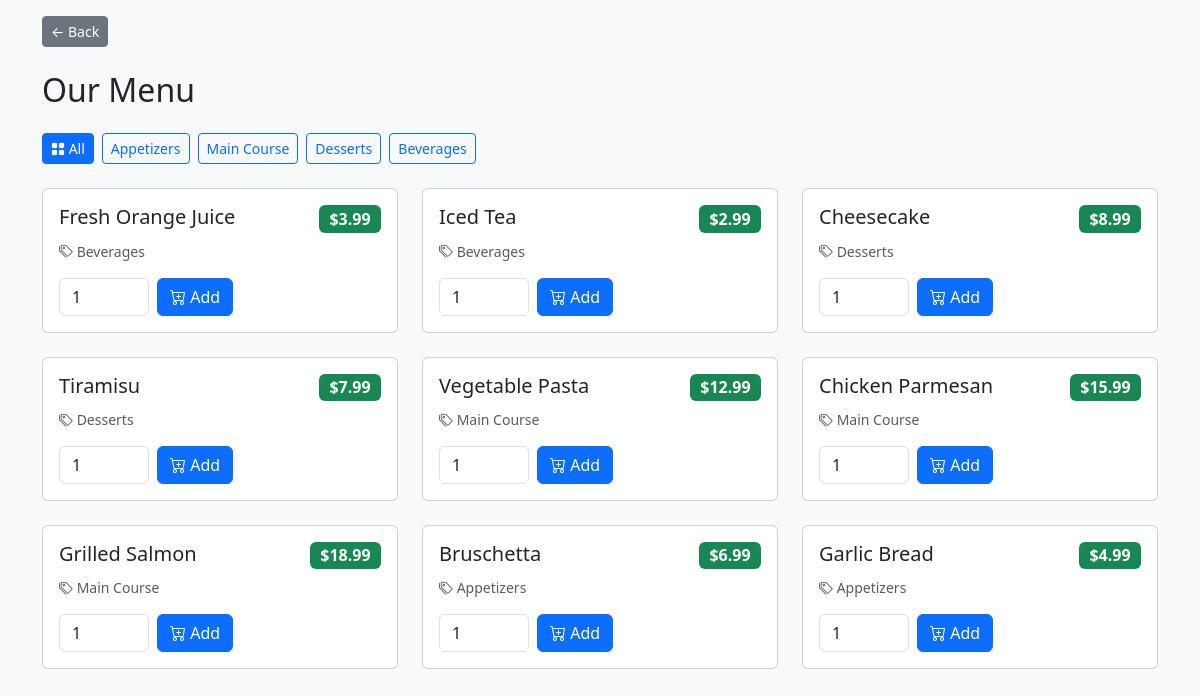
Screenshot of /user_menu.php with the database file from the repository.
### tables this page shows
CREATE TABLE IF NOT EXISTS categories (
    id INT AUTO_INCREMENT PRIMARY KEY,
    name VARCHAR(50),
    created_at TIMESTAMP DEFAULT CURRENT_TIMESTAMP
);

CREATE TABLE IF NOT EXISTS menu (
    id INT AUTO_INCREMENT PRIMARY KEY,
    category_id INT,
    name VARCHAR(100),
    price DECIMAL(6,2),
    created_at TIMESTAMP DEFAULT CURRENT_TIMESTAMP,
    FOREIGN KEY (category_id) REFERENCES categories(id) ON DELETE CASCADE
);

### user_menu.php (the view, shortened to what this page needs)
<?php include 'db.php'; ?>
<!DOCTYPE html>
<html>
<head>
<link href="https://cdn.jsdelivr.net/npm/bootstrap@5.3.2/dist/css/bootstrap.min.css" rel="stylesheet">
<link href="https://cdn.jsdelivr.net/npm/bootstrap-icons/font/bootstrap-icons.css" rel="stylesheet">
<link href="assets/css/responsive.css" rel="stylesheet">
</head>
<body class="bg-light">
<div class="container mt-3"><a href="javascript:history.back()" class="btn btn-secondary btn-sm">← Back</a></div>
<div class="container mt-4">
	<div class="d-flex justify-content-between align-items-center mb-4">
		<h2 class="mb-0"><i class="bi bi-lemon"></i> Our Menu</h2>
	</div>
	<?php
	$selected_cat = isset($_GET['cat']) ? intval($_GET['cat']) : 0;
	$cats = mysqli_query($conn, "SELECT * FROM categories ORDER BY id");
	echo '<div class="mb-4">';
	echo '<a href="user_menu.php" class="btn btn-sm btn-outline-primary me-2' . ($selected_cat==0? ' active':'') . '"><i class="bi bi-grid-fill"></i> All</a>';
	while($cat = mysqli_fetch_assoc($cats)){
		$active = ($selected_cat == $cat['id']) ? ' active' : '';
		echo '<a href="user_menu.php?cat='.$cat['id'].'" class="btn btn-sm btn-outline-primary me-2'.$active.'">'.htmlspecialchars($cat['name']).'</a>';
	}
	echo '</div>';
	if($selected_cat>0){
		$items = mysqli_query($conn, "SELECT * FROM menu WHERE category_id=$selected_cat ORDER BY id DESC");
	} else {
		$items = mysqli_query($conn, "SELECT m.*, c.name as category FROM menu m JOIN categories c ON m.category_id=c.id ORDER BY m.id DESC");
	}
	?>
	<div class="row">
		<?php while($m = mysqli_fetch_assoc($items)): ?>
		<div class="col-md-4 col-sm-6 mb-4">
			<div class="card menu-card h-100">
				<div class="card-body d-flex flex-column">
					<div class="d-flex justify-content-between align-items-start mb-2">
						<h5 class="card-title mb-0"><?= htmlspecialchars($m['name']) ?></h5>
						<span class="badge bg-success price-badge">$<?= number_format($m['price'],2) ?></span>
					</div>
					<?php if(isset($m['category'])): ?>
					<p class="text-muted small mb-3"><i class="bi bi-tags"></i> <?= htmlspecialchars($m['category']) ?></p>
					<?php endif; ?>
					<div class="mt-auto">
						<form method="post" action="order.php" class="d-flex gap-2">
							<input type="number" name="qty" value="1" min="1" class="form-control" style="width:90px;">
							<button class="btn btn-primary" type="submit" name="add_to_cart"><i class="bi bi-cart-plus"></i> Add</button>
						</form>
					</div>
				</div>
			</div>
		</div>
		<?php endwhile; ?>
	</div>
</div>
</body>
</html>

### assets/css/responsive.css (style rules this page uses)
:root { --brand:#28a745 }

### user_menu.php (style rules this page uses)
.price-badge { font-size: 1rem; }

### rows the page displays
categories: name "Appetizers"
categories: name "Main Course"
categories: name "Desserts"
categories: name "Beverages"
menu: name "Fresh Orange Juice", price "3.99", category.name "Beverages"
menu: name "Iced Tea", price "2.99", category.name "Beverages"
menu: name "Cheesecake", price "8.99", category.name "Desserts"
menu: name "Tiramisu", price "7.99", category.name "Desserts"
menu: name "Vegetable Pasta", price "12.99", category.name "Main Course"
menu: name "Chicken Parmesan", price "15.99", category.name "Main Course"
menu: name "Grilled Salmon", price "18.99", category.name "Main Course"
menu: name "Bruschetta", price "6.99", category.name "Appetizers"
menu: name "Garlic Bread", price "4.99", category.name "Appetizers"
